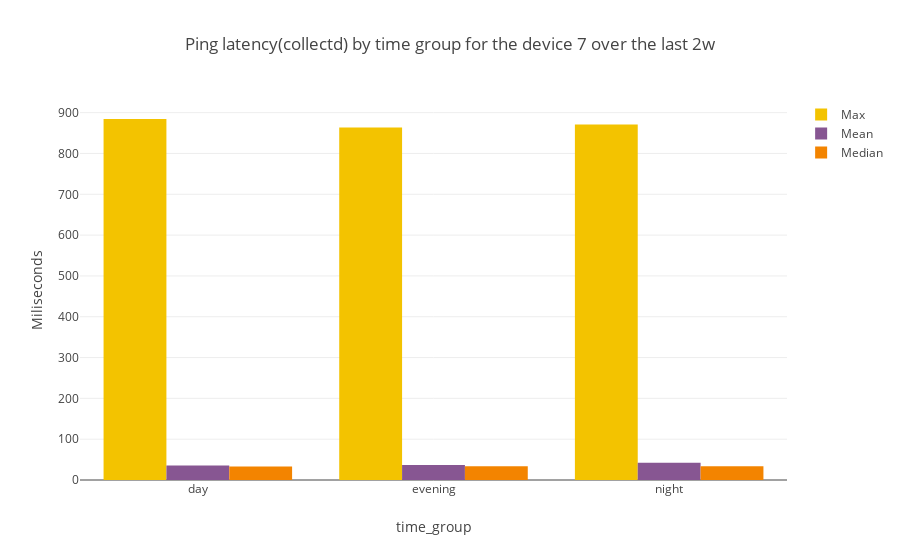

Here is the notebook cell this chart was saved with:
### Code cell
device_number=7
subset=by_group_by_device_p1[by_group_by_device_p1["SK_PI"]==device_number]
combined_bar_plot_3traces(xvalues=subset["time_group"],
                         yvalues1=subset["max"],
                         yvalues2=subset["mean"],
                         yvalues3=subset["median"],
                         name1="Max",
                         name2="Mean",
                         name3="Median",
                         title="Ping latency(collectd) by time group for the device "+str(device_number)+" over the last "+time_interval,
                         xtitle="time_group",
                         stack=False)

### Figure 1 — Plotly figure (JSON) as saved in the notebook; plotly's stock layout.template omitted (floating-point values rounded to 4 significant figures)
{"data": [{"marker": {"color": "F3C300"}, "name": "Max", "type": "bar", "x": ["day", "evening", "night"], "y": [884.5, 863.6, 870.9]}, {"marker": {"color": "875692"}, "name": "Mean", "type": "bar", "x": ["day", "evening", "night"], "y": [35.27, 36.98, 42.28]}, {"marker": {"color": "F38400"}, "name": "Median", "type": "bar", "x": ["day", "evening", "night"], "y": [32.8, 33.66, 33.93]}], "layout": {"title": "Ping latency(collectd) by time group for the device 7 over the last 2w", "xaxis": {"title": "time_group"}, "yaxis": {"title": "Miliseconds"}}}
